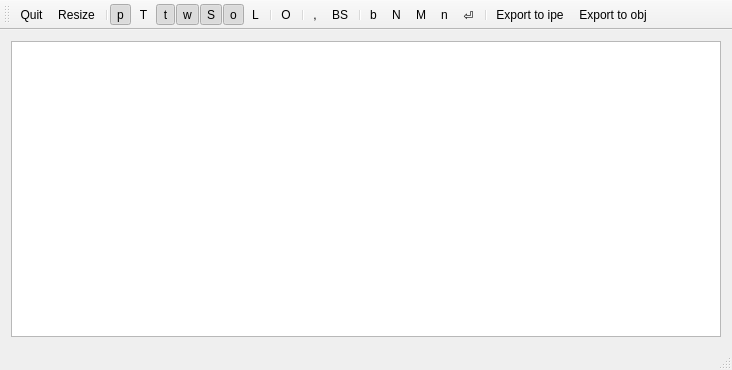
<?xml version="1.0" encoding="UTF-8"?>
<ui version="4.0">
 <class>MainWindow</class>
 <widget class="QMainWindow" name="MainWindow">
  <property name="geometry">
   <rect>
    <x>0</x>
    <y>0</y>
    <width>732</width>
    <height>370</height>
   </rect>
  </property>
  <property name="windowTitle">
   <string>MainWindow</string>
  </property>
  <widget class="QWidget" name="centralWidget">
   <layout class="QGridLayout" name="gridLayout">
    <item row="0" column="0">
     <widget class="MyQGraphicsView" name="gV"/>
    </item>
   </layout>
  </widget>
  <widget class="QMenuBar" name="menuBar">
   <property name="geometry">
    <rect>
     <x>0</x>
     <y>0</y>
     <width>732</width>
     <height>30</height>
    </rect>
   </property>
  </widget>
  <widget class="QToolBar" name="mainToolBar">
   <attribute name="toolBarArea">
    <enum>TopToolBarArea</enum>
   </attribute>
   <attribute name="toolBarBreak">
    <bool>false</bool>
   </attribute>
   <addaction name="actionQuit"/>
   <addaction name="actionResize"/>
   <addaction name="separator"/>
   <addaction name="actionVisTogglePSLG"/>
   <addaction name="actionVisToggleTriangulation"/>
   <addaction name="actionVisToggleInstanceTriangulation"/>
   <addaction name="actionVisToggleInstanceWavefront"/>
   <addaction name="actionVisToggleSkeleton"/>
   <addaction name="actionVisToggleOffset"/>
   <addaction name="actionVisToggleLabels"/>
   <addaction name="separator"/>
   <addaction name="actionUpdateOffsets"/>
   <addaction name="separator"/>
   <addaction name="actionTimeForwardNext"/>
   <addaction name="actionTimeReset"/>
   <addaction name="separator"/>
   <addaction name="actionTimeBackward"/>
   <addaction name="actionTimeForward"/>
   <addaction name="actionTimeForwardThrough"/>
   <addaction name="actionEventStep"/>
   <addaction name="actionEventStepEnd"/>
   <addaction name="separator"/>
   <addaction name="actionExportIpe"/>
   <addaction name="actionExportObj"/>
  </widget>
  <widget class="QStatusBar" name="statusBar"/>
  <action name="actionResize">
   <property name="checkable">
    <bool>true</bool>
   </property>
   <property name="text">
    <string>Resize</string>
   </property>
   <property name="toolTip">
    <string>Zoom to Fit</string>
   </property>
  </action>
  <action name="actionVisTogglePSLG">
   <property name="checkable">
    <bool>true</bool>
   </property>
   <property name="checked">
    <bool>true</bool>
   </property>
   <property name="text">
    <string>p</string>
   </property>
   <property name="toolTip">
    <string>Toggle PSLG Visibility (Alt+P)</string>
   </property>
   <property name="shortcut">
    <string>Alt+P</string>
   </property>
  </action>
  <action name="actionVisToggleTriangulation">
   <property name="checkable">
    <bool>true</bool>
   </property>
   <property name="text">
    <string>T</string>
   </property>
   <property name="toolTip">
    <string>Toggle Triangulation Visibility (Alt+Shift+T)</string>
   </property>
   <property name="shortcut">
    <string>Alt+Shift+T</string>
   </property>
  </action>
  <action name="actionVisToggleInstanceTriangulation">
   <property name="checkable">
    <bool>true</bool>
   </property>
   <property name="checked">
    <bool>true</bool>
   </property>
   <property name="text">
    <string>t</string>
   </property>
   <property name="toolTip">
    <string>Toggle Instance Triangulation Visibility (Alt+T)</string>
   </property>
   <property name="shortcut">
    <string>Alt+T</string>
   </property>
  </action>
  <action name="actionVisToggleInstanceWavefront">
   <property name="checkable">
    <bool>true</bool>
   </property>
   <property name="checked">
    <bool>true</bool>
   </property>
   <property name="text">
    <string>w</string>
   </property>
   <property name="toolTip">
    <string>Toggle Instance Wavefront Visibility (Alt+W)</string>
   </property>
   <property name="shortcut">
    <string>Alt+W</string>
   </property>
  </action>
  <action name="actionTimeBackward">
   <property name="text">
    <string>b</string>
   </property>
   <property name="toolTip">
    <string>reverse time (B)</string>
   </property>
   <property name="shortcut">
    <string>B</string>
   </property>
  </action>
  <action name="actionTimeForward">
   <property name="text">
    <string>N</string>
   </property>
   <property name="toolTip">
    <string>advance time (Shift+N)</string>
   </property>
   <property name="shortcut">
    <string>Shift+N</string>
   </property>
  </action>
  <action name="actionTimeForwardNext">
   <property name="text">
    <string>,</string>
   </property>
   <property name="toolTip">
    <string>time to next event (,)</string>
   </property>
   <property name="shortcut">
    <string>,</string>
   </property>
  </action>
  <action name="actionEventStep">
   <property name="text">
    <string>n</string>
   </property>
   <property name="toolTip">
    <string>step to and execute next event (N)</string>
   </property>
   <property name="shortcut">
    <string>N</string>
   </property>
  </action>
  <action name="actionTimeReset">
   <property name="text">
    <string>BS</string>
   </property>
   <property name="toolTip">
    <string>reset time to last event (Backspace)</string>
   </property>
   <property name="shortcut">
    <string>Backspace</string>
   </property>
  </action>
  <action name="actionVisToggleSkeleton">
   <property name="checkable">
    <bool>true</bool>
   </property>
   <property name="checked">
    <bool>true</bool>
   </property>
   <property name="text">
    <string>S</string>
   </property>
   <property name="toolTip">
    <string>Toggle Skeleton Visibility (Alt+S)</string>
   </property>
   <property name="shortcut">
    <string>Alt+S</string>
   </property>
  </action>
  <action name="actionEventStepEnd">
   <property name="text">
    <string>⏎</string>
   </property>
   <property name="toolTip">
    <string>Run until end of wavefront propagation (Enter)</string>
   </property>
   <property name="shortcut">
    <string>Return</string>
   </property>
  </action>
  <action name="actionVisToggleOffset">
   <property name="checkable">
    <bool>true</bool>
   </property>
   <property name="checked">
    <bool>true</bool>
   </property>
   <property name="text">
    <string>o</string>
   </property>
   <property name="toolTip">
    <string>Toggle Offsets Visibility (Alt+O)</string>
   </property>
   <property name="shortcut">
    <string>Alt+O</string>
   </property>
  </action>
  <action name="actionTimeForwardThrough">
   <property name="text">
    <string>M</string>
   </property>
   <property name="toolTip">
    <string>advance time ignoring event (Shift+M)</string>
   </property>
   <property name="shortcut">
    <string>Shift+M</string>
   </property>
  </action>
  <action name="actionUpdateOffsets">
   <property name="text">
    <string>O</string>
   </property>
   <property name="toolTip">
    <string>Update offset Spec (Alt+Shift+O)</string>
   </property>
   <property name="shortcut">
    <string>Alt+Shift+O</string>
   </property>
  </action>
  <action name="actionVisToggleLabels">
   <property name="checkable">
    <bool>true</bool>
   </property>
   <property name="checked">
    <bool>false</bool>
   </property>
   <property name="text">
    <string>L</string>
   </property>
   <property name="toolTip">
    <string>Toggle Offsets Visibility (Alt+Shift+L)</string>
   </property>
   <property name="shortcut">
    <string>Alt+Shift+L</string>
   </property>
  </action>
  <action name="actionQuit">
   <property name="text">
    <string>Quit</string>
   </property>
   <property name="toolTip">
    <string>quit application</string>
   </property>
   <property name="shortcut">
    <string>Q</string>
   </property>
  </action>
  <action name="actionExportIpe">
   <property name="text">
    <string>Export to ipe</string>
   </property>
   <property name="toolTip">
    <string>export to ipe</string>
   </property>
   <property name="shortcut">
    <string>Alt+E</string>
   </property>
  </action>
  <action name="actionExportObj">
   <property name="text">
    <string>Export to obj</string>
   </property>
   <property name="toolTip">
    <string>export to Obj</string>
   </property>
   <property name="shortcut">
    <string>Alt+Shift+E</string>
   </property>
  </action>
 </widget>
 <layoutdefault spacing="6" margin="11"/>
 <customwidgets>
  <customwidget>
   <class>MyQGraphicsView</class>
   <extends>QGraphicsView</extends>
   <header location="global">MyQtThings.h</header>
  </customwidget>
 </customwidgets>
 <resources/>
 <connections/>
</ui>
